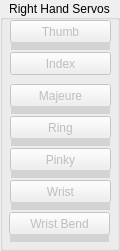
   <widget class="QGroupBox" name="RightHandServos">
    <property name="enabled">
     <bool>true</bool>
    </property>
    <property name="geometry">
     <rect>
      <x>350</x>
      <y>236</y>
      <width>120</width>
      <height>251</height>
     </rect>
    </property>
    <property name="title">
     <string>Right Hand Servos</string>
    </property>
    <property name="alignment">
     <set>Qt::AlignCenter</set>
    </property>
    <widget class="QPushButton" name="rightHand_wrist">
     <property name="enabled">
      <bool>false</bool>
     </property>
     <property name="geometry">
      <rect>
       <x>10</x>
       <y>180</y>
       <width>101</width>
       <height>23</height>
      </rect>
     </property>
     <property name="text">
      <string>Wrist</string>
     </property>
    </widget>
    <widget class="QPushButton" name="rightHand_ringFinger">
     <property name="enabled">
      <bool>false</bool>
     </property>
     <property name="geometry">
      <rect>
       <x>10</x>
       <y>116</y>
       <width>101</width>
       <height>23</height>
      </rect>
     </property>
     <property name="text">
      <string>Ring</string>
     </property>
    </widget>
    <widget class="QPushButton" name="rightHand_pinky">
     <property name="enabled">
      <bool>false</bool>
     </property>
     <property name="geometry">
      <rect>
       <x>10</x>
       <y>148</y>
       <width>101</width>
       <height>23</height>
      </rect>
     </property>
     <property name="text">
      <string>Pinky</string>
     </property>
    </widget>
    <widget class="QPushButton" name="rightHand_index">
     <property name="enabled">
      <bool>false</bool>
     </property>
     <property name="geometry">
      <rect>
       <x>10</x>
       <y>52</y>
       <width>101</width>
       <height>23</height>
      </rect>
     </property>
     <property name="text">
      <string>Index</string>
     </property>
    </widget>
    <widget class="QPushButton" name="rightHand_majeure">
     <property name="enabled">
      <bool>false</bool>
     </property>
     <property name="geometry">
      <rect>
       <x>10</x>
       <y>84</y>
       <width>101</width>
       <height>23</height>
      </rect>
     </property>
     <property name="text">
      <string>Majeure</string>
     </property>
    </widget>
    <widget class="QPushButton" name="rightHand_thumb">
     <property name="enabled">
      <bool>false</bool>
     </property>
     <property name="geometry">
      <rect>
       <x>10</x>
       <y>20</y>
       <width>101</width>
       <height>23</height>
      </rect>
     </property>
     <property name="text">
      <string>Thumb</string>
     </property>
    </widget>
    <widget class="QSlider" name="rightHand_thumbSlider">
     <property name="enabled">
      <bool>false</bool>
     </property>
     <property name="geometry">
      <rect>
       <x>11</x>
       <y>42</y>
       <width>99</width>
       <height>8</height>
      </rect>
     </property>
     <property name="styleSheet">
      <string notr="true">QSlider::groove:horizontal {border: 1px solid #999999;}
QSlider::handle:horizontal {height: 5px; width: 6px;background-image: url(sliderButton.jpg)}
QSlider::add-page:qlineargradient {background: lightgray;}
QSlider::sub-page:qlineargradient {background: lightgray;}</string>
     </property>
     <property name="maximum">
      <number>180</number>
     </property>
     <property name="value">
      <number>90</number>
     </property>
     <property name="orientation">
      <enum>Qt::Horizontal</enum>
     </property>
    </widget>
    <widget class="QSlider" name="rightHand_majeureSlider">
     <property name="enabled">
      <bool>false</bool>
     </property>
     <property name="geometry">
      <rect>
       <x>11</x>
       <y>106</y>
       <width>99</width>
       <height>8</height>
      </rect>
     </property>
     <property name="styleSheet">
      <string notr="true">QSlider::groove:horizontal {border: 1px solid #999999;}
QSlider::handle:horizontal {height: 5px; width: 6px;background-image: url(sliderButton.jpg)}
QSlider::add-page:qlineargradient {background: lightgray;}
QSlider::sub-page:qlineargradient {background: lightgray;}</string>
     </property>
     <property name="maximum">
      <number>180</number>
     </property>
     <property name="value">
      <number>90</number>
     </property>
     <property name="orientation">
      <enum>Qt::Horizontal</enum>
     </property>
    </widget>
    <widget class="QSlider" name="rightHand_ringFingerSlider">
     <property name="enabled">
      <bool>false</bool>
     </property>
     <property name="geometry">
      <rect>
       <x>11</x>
       <y>138</y>
       <width>99</width>
       <height>8</height>
      </rect>
     </property>
     <property name="styleSheet">
      <string notr="true">QSlider::groove:horizontal {border: 1px solid #999999;}
QSlider::handle:horizontal {height: 5px; width: 6px;background-image: url(sliderButton.jpg)}
QSlider::add-page:qlineargradient {background: lightgray;}
QSlider::sub-page:qlineargradient {background: lightgray;}</string>
     </property>
     <property name="maximum">
      <number>180</number>
     </property>
     <property name="value">
      <number>90</number>
     </property>
     <property name="orientation">
      <enum>Qt::Horizontal</enum>
     </property>
    </widget>
    <widget class="QSlider" name="rightHand_pinkySlider">
     <property name="enabled">
      <bool>false</bool>
     </property>
     <property name="geometry">
      <rect>
       <x>11</x>
       <y>170</y>
       <width>99</width>
       <height>8</height>
      </rect>
     </property>
     <property name="styleSheet">
      <string notr="true">QSlider::groove:horizontal {border: 1px solid #999999;}
QSlider::handle:horizontal {height: 5px; width: 6px;background-image: url(sliderButton.jpg)}
QSlider::add-page:qlineargradient {background: lightgray;}
QSlider::sub-page:qlineargradient {background: lightgray;}</string>
     </property>
     <property name="maximum">
      <number>180</number>
     </property>
     <property name="value">
      <number>90</number>
     </property>
     <property name="orientation">
      <enum>Qt::Horizontal</enum>
     </property>
    </widget>
    <widget class="QSlider" name="rightHand_wristSlider">
     <property name="enabled">
      <bool>false</bool>
     </property>
     <property name="geometry">
      <rect>
       <x>11</x>
       <y>202</y>
       <width>99</width>
       <height>8</height>
      </rect>
     </property>
     <property name="styleSheet">
      <string notr="true">QSlider::groove:horizontal {border: 1px solid #999999;}
QSlider::handle:horizontal {height: 5px; width: 6px;background-image: url(sliderButton.jpg)}
QSlider::add-page:qlineargradient {background: lightgray;}
QSlider::sub-page:qlineargradient {background: lightgray;}</string>
     </property>
     <property name="maximum">
      <number>180</number>
     </property>
     <property name="value">
      <number>90</number>
     </property>
     <property name="orientation">
      <enum>Qt::Horizontal</enum>
     </property>
    </widget>
    <widget class="QPushButton" name="rightHand_wristBend">
     <property name="enabled">
      <bool>false</bool>
     </property>
     <property name="geometry">
      <rect>
       <x>9</x>
       <y>212</y>
       <width>101</width>
       <height>23</height>
      </rect>
     </property>
     <property name="text">
      <string>Wrist Bend</string>
     </property>
    </widget>
    <widget class="QSlider" name="rightHand_wristBendSlider">
     <property name="enabled">
      <bool>false</bool>
     </property>
     <property name="geometry">
      <rect>
       <x>10</x>
       <y>234</y>
       <width>99</width>
       <height>8</height>
      </rect>
     </property>
     <property name="styleSheet">
      <string notr="true">QSlider::groove:horizontal {border: 1px solid #999999;}
QSlider::handle:horizontal {height: 5px; width: 6px;background-image: url(sliderButton.jpg)}
QSlider::add-page:qlineargradient {background: lightgray;}
QSlider::sub-page:qlineargradient {background: lightgray;}</string>
     </property>
     <property name="maximum">
      <number>180</number>
     </property>
     <property name="value">
      <number>90</number>
     </property>
     <property name="orientation">
      <enum>Qt::Horizontal</enum>
     </property>
    </widget>
   </widget>
